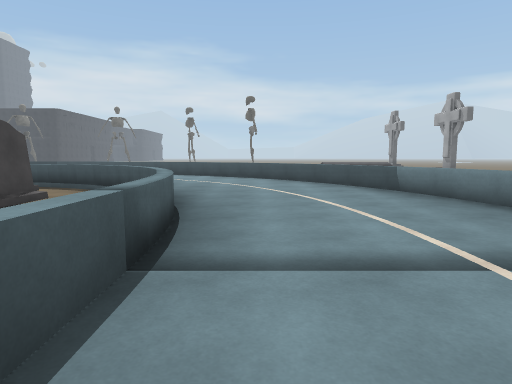
[1] (above)

24 first-person views from a walk through a scene from a Unity 3-D project. The camera is 1.4 m above the floor, tilts 6° down and sees 75° across. The floor is counted in squares, 2 m on a side. Each view is taken from the middle of a square. On the plan, view 1 faces up. The plan holds only what a view shows up to about 10 squares ahead; the rest is blank. The place goes on beyond the plan. Some animated figures are not drawn. Some surface patterns are stand-ins.

[2]
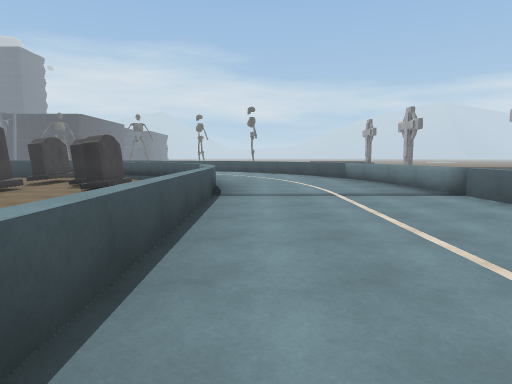

[3]
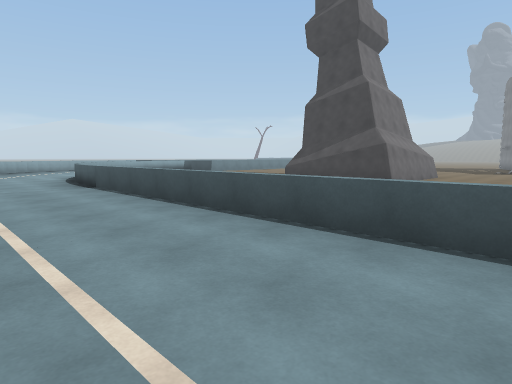

[4]
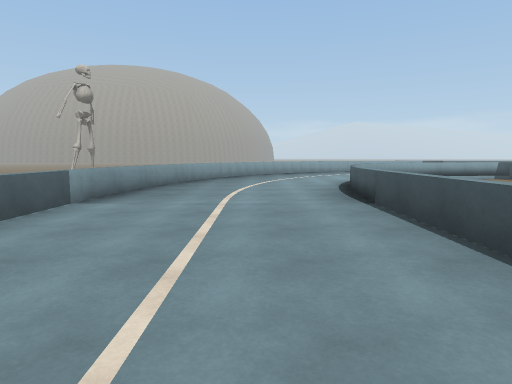

[5]
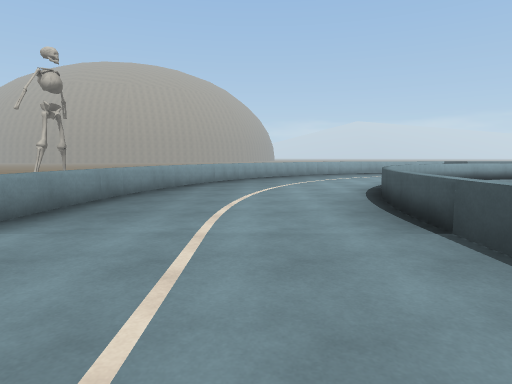

[6]
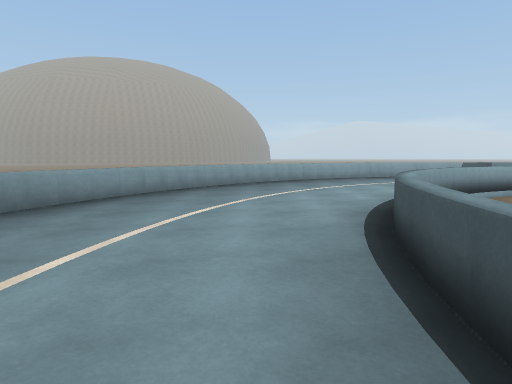

[7]
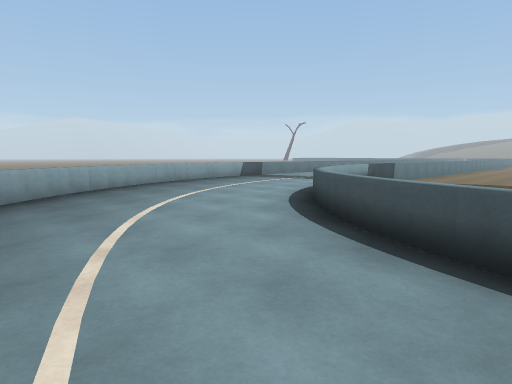

[8]
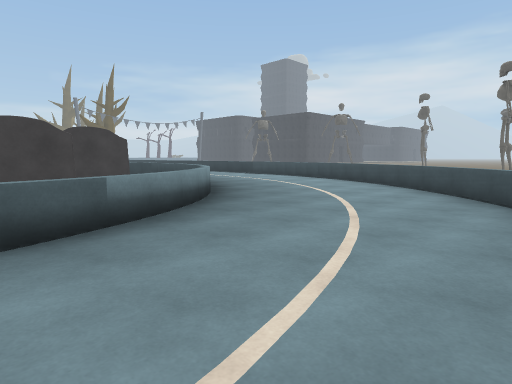

[9]
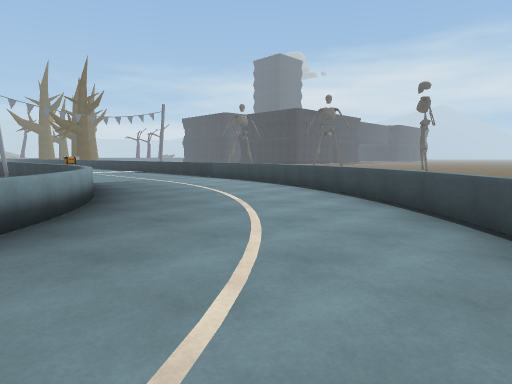

[10]
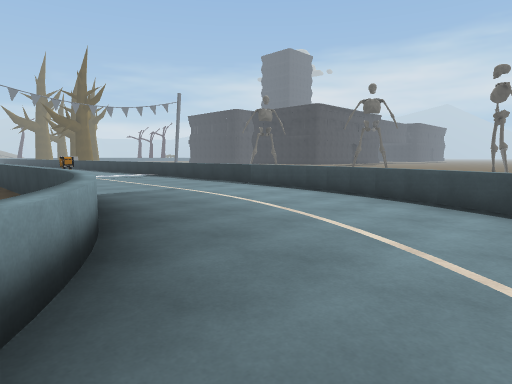

[11]
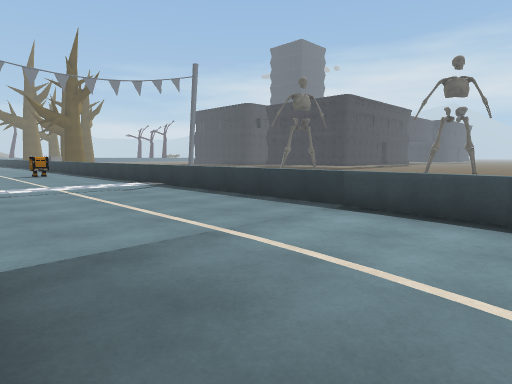

[12]
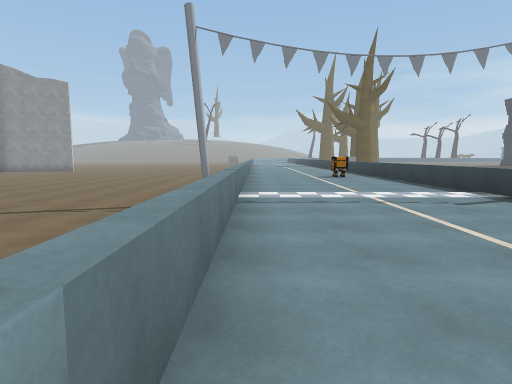

[13]
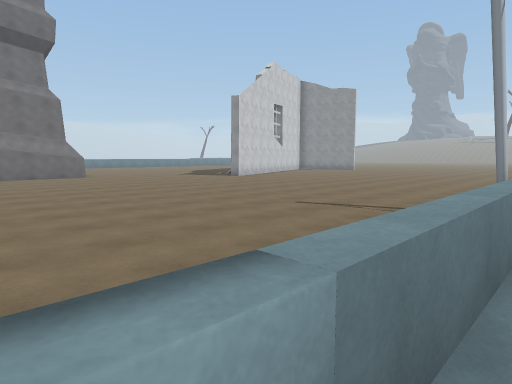

[14]
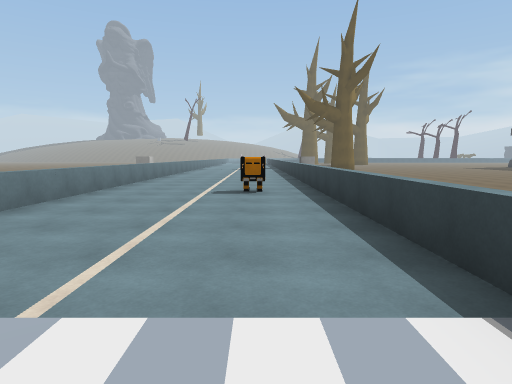

[15]
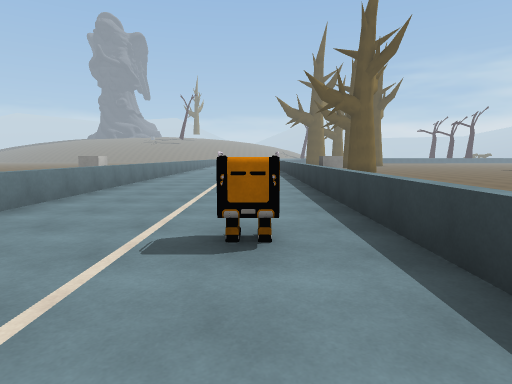

[16]
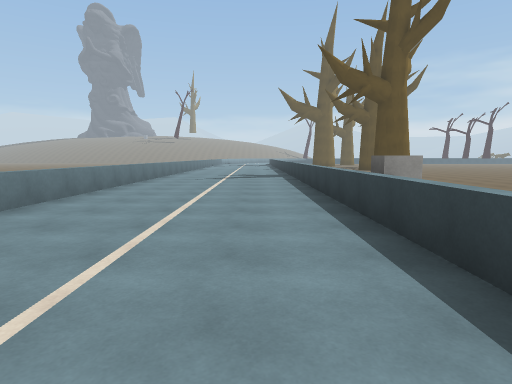

[17]
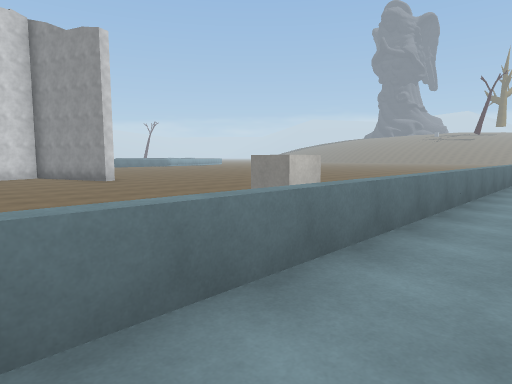

[18]
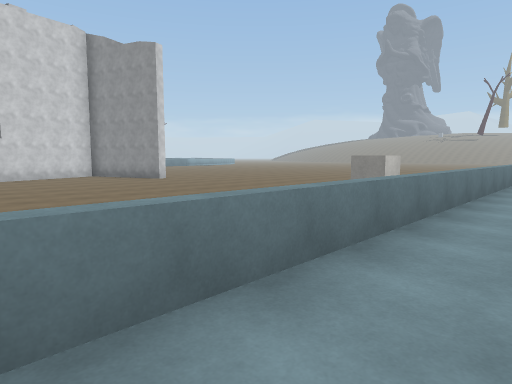

[19]
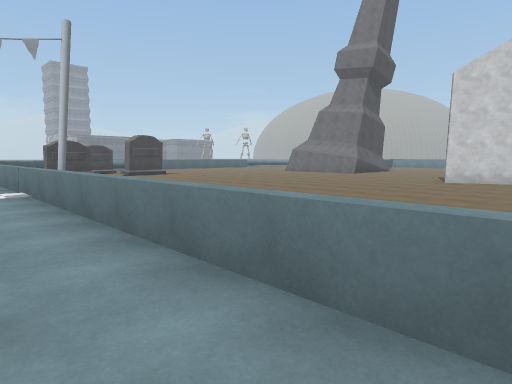

[20]
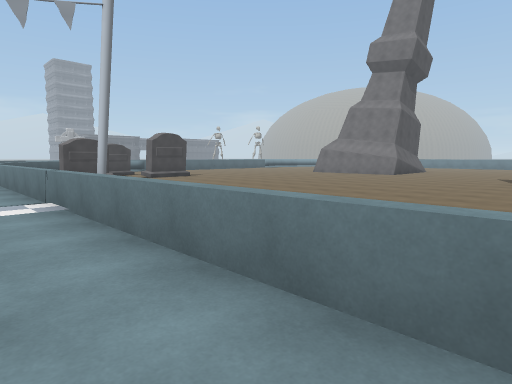

[21]
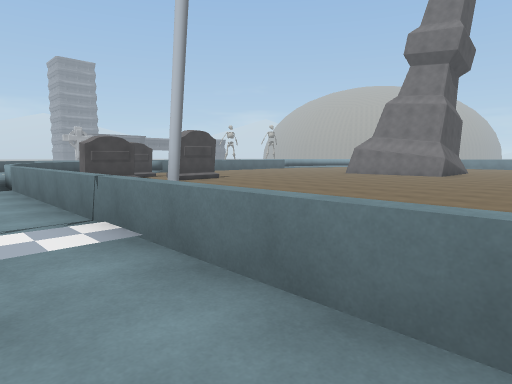

[22]
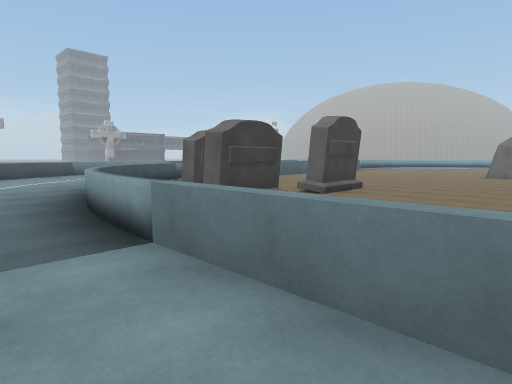

[23]
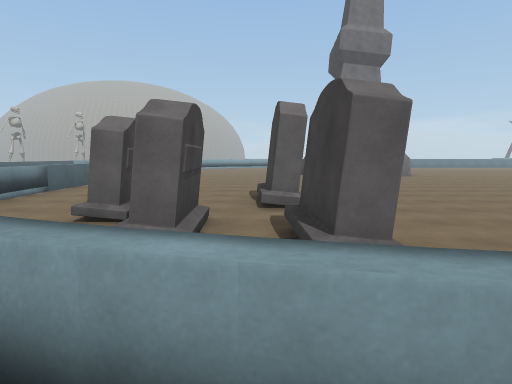

[24]
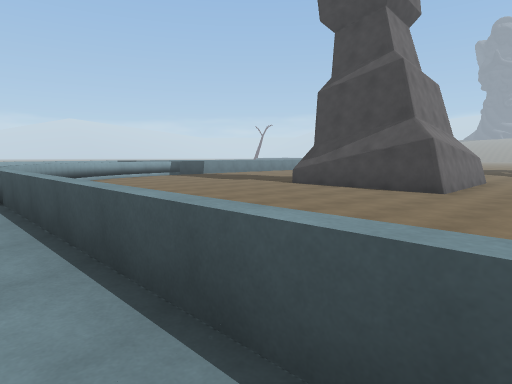

### Floor plan
Key: @ floor where view 1 was taken; # wall or solid block; x gap in a wall; . main floor; : floor 0.25 m higher than the main floor; = window, fence, low wall or low ledge; ^ raised ledge; C cube; O other object.
Columns run from 31 left of view 1 to 4 right of it. Each row starts with its distance up from view 1.
 15      C           =
 14 =====#==================^===
 13 :::::::::::^:::::::::::::::===
 12 :::::::::::::::::::::::::::::==#
 11 :::::::::::::::::::::::::::::::=#
 10 ^^^^^^^^^^^^^^^^^^^^^^^:::::::::=#
  9      C           =....===^=#:::::=
  8             ...............=#::::#=
  7             ............#.#.##::::=
  6              .............#..=::::=
  5   ........ ................O.#=:::#x
  4   ........ .............#.....=::::=
  3   ........ .............#... .=::::=
  2    ....... ................. .=::::=
  1     ...... ................   =::::^
  0      ....   ............ ..   =@:::
 -1             #       ...       =::::
 -2             #        .        =:::
 -3                      .......  =:::
 -4                    .........  =:::
 -5                    ####.....  =::::
 -6                       #.....  =::::^
 -7                       #.....  =::::^
 -8                       #.....  =::::=
 -9                         ....  =::::=
-10                          ...  =::::=
-11                           .. #=:::#x
-12                              =::::=
-13                             ##::::=
-14                           .=#::::#=
-15                         =^=#:::::=
-16                       == :::::::=#
-17                          ::::::=#
-18                          ::::#=#
-19                           :#==
-20                            =

Where each view was taken, in squares from view 1:
view 1: 0 up, 0 right, facing up
view 2: 4 down, 0 right, facing up
view 3: 0 up, 2 right, facing down-left
view 4: 3 down, 1 right, facing down
view 5: 5 down, 1 right, facing down
view 6: 8 down, 0 right, facing down
view 7: 11 down, 1 right, facing down-left
view 8: 4 up, 2 right, facing up-left
view 9: 7 up, 1 right, facing up-left
view 10: 8 up, 2 left, facing up-left
view 11: 10 up, 6 left, facing up-left
view 12: 10 up, 8 left, facing left
view 13: 10 up, 8 left, facing down-left
view 14: 13 up, 13 left, facing left
view 15: 13 up, 17 left, facing left
view 16: 13 up, 21 left, facing left
view 17: 11 up, 23 left, facing down-left
view 18: 11 up, 21 left, facing down-left
view 19: 11 up, 21 left, facing down-right
view 20: 11 up, 19 left, facing down-right
view 21: 11 up, 17 left, facing down-right
view 22: 11 up, 11 left, facing down-right
view 23: 10 up, 6 left, facing down
view 24: 2 down, 0 right, facing down-left
